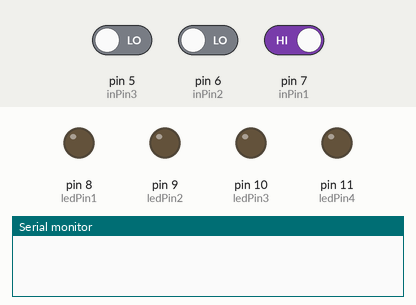
The sketch below on a simulated Arduino Uno, built with avr-gcc and run on an emulated ATmega328P. Parts: output pins drawn as LEDs (lit = HIGH), the last lines printed to the serial monitor. Dashed ring = blinking. Inputs (shaded band) come from the test bench; at power-on: pin 6 (inPin2) LOW, pin 5 (inPin3) LOW, pin 7 (inPin1) HIGH.

Above: at 1.2 s.
1.3 s: pin 6 (inPin2) driven HIGH
At 2.7 s:
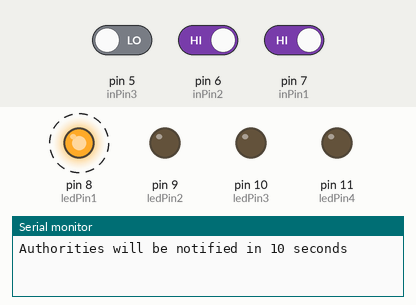
4.3 s: pin 5 (inPin3) driven HIGH
At 5.1 s:
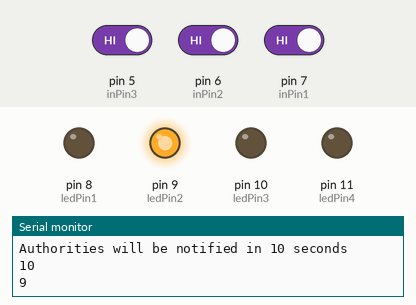
7.3 s: pin 7 (inPin1) driven LOW
At 8.55 s:
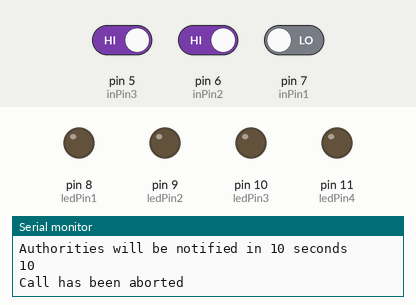
8.8 s: pin 7 (inPin1) driven HIGH
At 11.6 s:
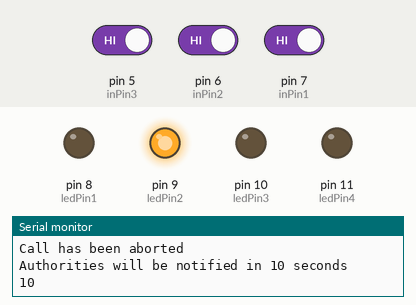
11.8 s: pin 5 (inPin3) driven LOW
At 12.2 s:
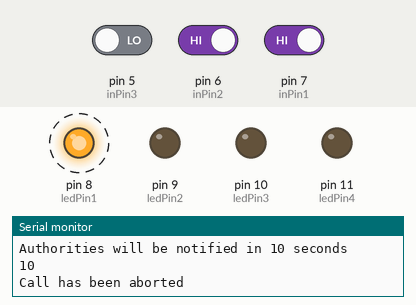
Timing chart, 0 to 15.8 s (numbered marks = the images above; inputs shaded):
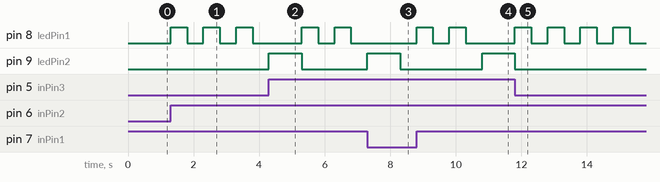

Measured:
- after the input at 1.3 s, pin 8 (ledPin1): alternates HIGH for 0.50 s and LOW for 0.50 s, starting at once
- after the input at 4.3 s, pin 9 (ledPin2): LOW → HIGH at once, → LOW 1.0 s later
- after the input at 7.3 s, pin 8 (ledPin1): stays LOW (without the input it goes to HIGH after 1.0 s)
- after the input at 8.8 s, pin 8 (ledPin1): alternates HIGH for 0.50 s and LOW for 0.50 s, 4 changes in all, then stays LOW, starting at once; pin 9 (ledPin2): LOW → HIGH after 2.0 s
- after the input at 11.8 s, pin 9 (ledPin2): goes on until 11.8 s, then stays LOW

The sketch:

Tech.ino
```cpp
int ledPin1 = 8; // red light: call
int ledPin2 = 9; // yellow light: abort
int ledPin3 = 10; // bluetooth not connected
int ledPin4 = 11; //bluetooth connected
int inPin1 = 7;  // button 1
int inPin2 = 6; // button 2
int inPin3 = 5; // ABORT button
int val = 0; // val to be used later
int count = 10; // count down from 10 for Safelet

void setup() {
  pinMode(ledPin1, OUTPUT); // declare LED as output
  pinMode(ledPin2, OUTPUT); // declare LED as output
  pinMode(ledPin3, OUTPUT); // declare LED as output
  pinMode(ledPin4, OUTPUT); // declare LED as output
  pinMode(inPin1, INPUT);   // declare pushbutton as input
  pinMode(inPin2, INPUT); // declare pushbutton as input
  pinMode(inPin3, INPUT); // declare pushbutton as input
  Serial.begin(9600);
}

void loop(){
  // Code for two buttons:
  val = ( digitalRead(inPin1) & digitalRead(inPin2) );  // if two buttons are PRESSED:
  if (val == LOW) {         // once the one of the two buttons are released
    digitalWrite(ledPin1, LOW); // turn LED OFF if both buttons aren't pressed
  }

  else if (val == HIGH){ // while both buttons are pressed
    digitalWrite(ledPin1, HIGH);  // turn LED ON
    delay(500);
    digitalWrite(ledPin1, LOW); // turn LED OFF
    delay(500);
    Serial.println("Authorities will be notified in 10 seconds"); // print to serial

    // Continue blinking and counting down
    while (val == HIGH){
    digitalWrite(ledPin1, HIGH);  // turn LED ON
    delay(500);
    digitalWrite(ledPin1, LOW);
    delay(500);
    Serial.println(count); // display the COUNT

    if (digitalRead(inPin3) == HIGH) // if the ABORT button is pressed
      {
        digitalWrite(ledPin2, HIGH); //light up the LED
        delay(1000); // delay
        Serial.println("Call has been aborted"); // display in serial
        digitalWrite(ledPin2, LOW); // turn off LED
        val = LOW; // set VAL to low to start over
        count = 11; // count set to 11 because the loop does count = count - 1 automatically
      }

    if (count==0) // once the counter gets down to 0
      {
       Serial.println("Authorities have been notified. Help is on the way."); // authorities have been notified
       val = LOW; // set VAL to low to start over
       count = 11; // count set to 11 because the loop does count = count - 1 automatically
      }

    count = count - 1; // counter deducted by 1 as it goes through the loop again

    }

  }
}
```
